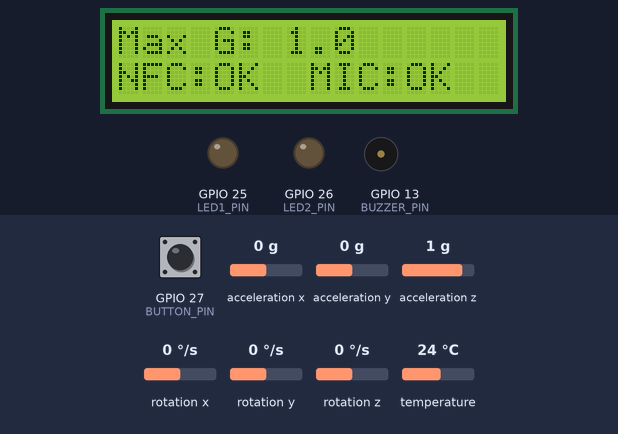
A sketch run on a simulated ESP32. Parts: 16×2 character LCD, output pins drawn as LEDs (lit = HIGH), buzzer (waves = sounding, pin HIGH). The inputs (shaded band) are chosen by the test bench; at power-on: GPIO 27 (BUTTON_PIN) HIGH, acceleration x 0 g, acceleration y 0 g, acceleration z 1 g, rotation x 0 °/s, rotation y 0 °/s, rotation z 0 °/s, temperature 24 °C. I2S audio is not simulated (input reads silence); pins used as bus, display or sensor lines are not drawn.

Above: at 1.2 s.
1.3 s: GPIO 27 (BUTTON_PIN) pulled LOW for 0.15 s
At 1.7 s:
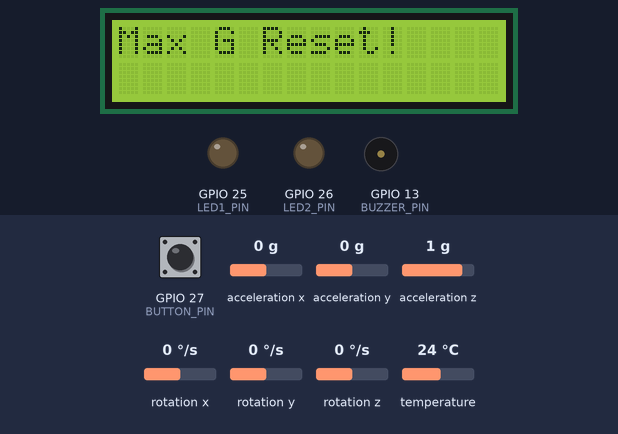
3.3 s: acceleration x set to -1.4 g
At 4.5 s:
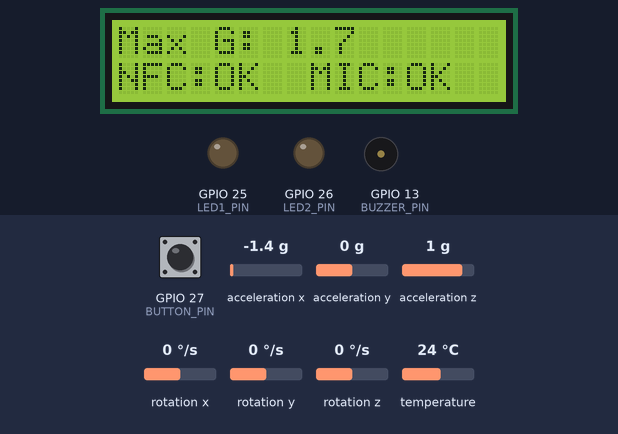
4.8 s: acceleration y set to -1.4 g
At 6.0 s:
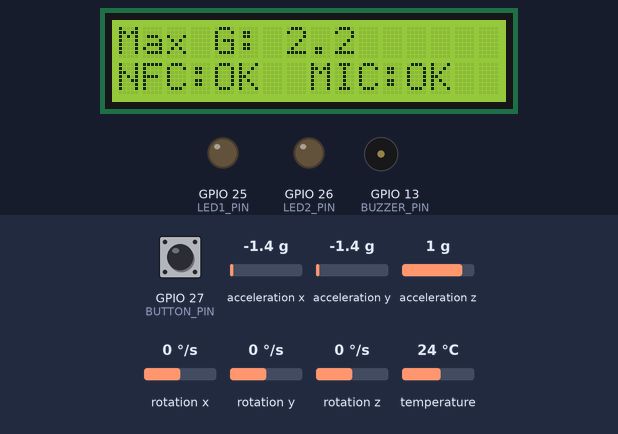
6.3 s: acceleration z set to -1.4 g
At 7.4 s:
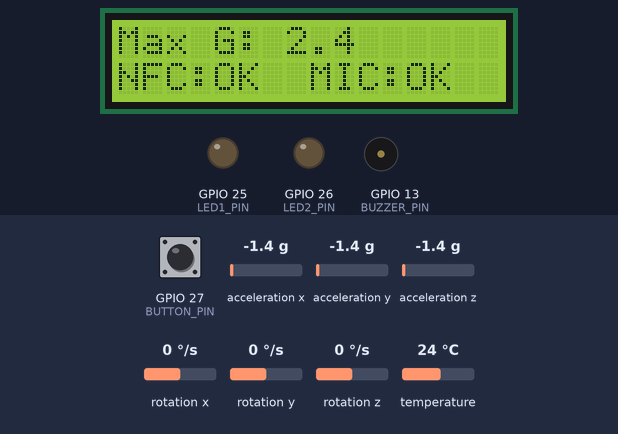
7.8 s: GPIO 27 (BUTTON_PIN) pulled LOW for 3.2 s
At 8.9 s:
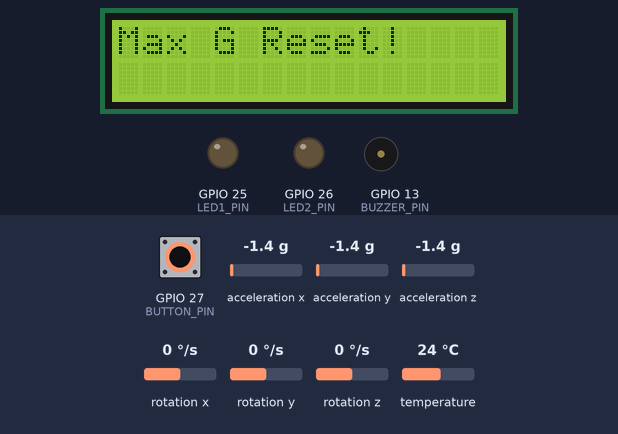
12.6 s: GPIO 27 (BUTTON_PIN) driven LOW
Timing chart, 0 to 15.6 s (numbered marks = the images above; inputs shaded):
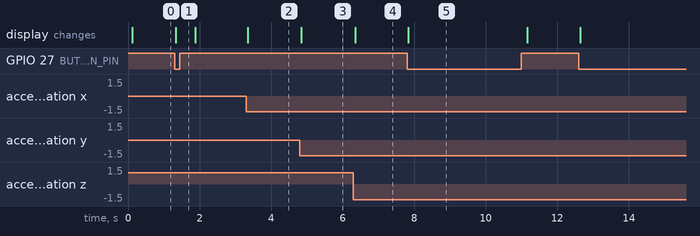

Measured:
- after the input at 1.3 s, the display: changes at once (image 1)
- after the input at 3.3 s, the display: changes at once (image 2)
- after the input at 4.8 s, the display: changes after 0.05 s (image 3)
- after the input at 6.3 s, the display: changes after 0.05 s (image 4)
- after the input at 7.8 s, the display: changes at once (image 5)

The sketch:

shake_tet.ino
```cpp
#include <Wire.h>
#include <Adafruit_MPU6050.h>
#include <Adafruit_Sensor.h>
#include <LiquidCrystal_I2C.h>
#include <Adafruit_PN532.h>
#include <driver/i2s.h>

// ==========================================
// PIN DEFINITIONS (UPDATE THESE FOR CATCHNOTE)
// ==========================================
#define BUTTON_PIN 27
#define LED1_PIN 25
#define LED2_PIN 26
#define BUZZER_PIN 13

// I2S Microphone Pins (INMP441)
#define I2S_WS 16
#define I2S_SD 4
#define I2S_SCK 17

#define EN_POWER 33

// ==========================================
// OBJECT INSTANTIATION
// ==========================================
Adafruit_MPU6050 mpu;
LiquidCrystal_I2C lcd(0x27, 16, 2); // Check your LCD address (0x27 or 0x3F)
Adafruit_PN532 nfc(-1, -1, &Wire);

// Variables
float maxGForce = 0.0;
const float SHAKE_THRESHOLD = 3.5; // G-force required to trigger the alarm
bool isShaking = false;

void setup() {
  Serial.begin(115200);

  // Initialize basic I/O
  pinMode(BUTTON_PIN, INPUT_PULLUP);
  pinMode(LED1_PIN, OUTPUT);
  pinMode(LED2_PIN, OUTPUT);
  pinMode(BUZZER_PIN, OUTPUT);
  pinMode(EN_POWER, OUTPUT);
  digitalWrite(EN_POWER, HIGH);

  // Initialize LCD
  lcd.init();
  lcd.backlight();
  lcd.setCursor(0, 0);
  lcd.print("System Booting..");

  // Initialize MPU6050
  if (!mpu.begin()) {
    lcd.clear();
    lcd.print("MPU6050 ERR!");
    while (1) { yield(); } // Halt if failed
  }
  mpu.setAccelerometerRange(MPU6050_RANGE_16_G); // Max range for violent shaking

  // Initialize PN532
  nfc.begin();
  uint32_t versiondata = nfc.getFirmwareVersion();
  if (!versiondata) {
    lcd.clear();
    lcd.print("PN532 ERR!");
    while (1) { yield(); }
  }

  // Initialize INMP441 (I2S)
  i2s_config_t i2s_config = {
    .mode = (i2s_mode_t)(I2S_MODE_MASTER | I2S_MODE_RX),
    .sample_rate = 16000,
    .bits_per_sample = I2S_BITS_PER_SAMPLE_32BIT,
    .channel_format = I2S_CHANNEL_FMT_ONLY_LEFT,
    .communication_format = i2s_comm_format_t(I2S_COMM_FORMAT_I2S | I2S_COMM_FORMAT_I2S_MSB),
    .intr_alloc_flags = ESP_INTR_FLAG_LEVEL1,
    .dma_buf_count = 4,
    .dma_buf_len = 1024,
    .use_apll = false,
    .tx_desc_auto_clear = false,
    .fixed_mclk = 0
  };
  i2s_pin_config_t pin_config = {
    .bck_io_num = I2S_SCK,
    .ws_io_num = I2S_WS,
    .data_out_num = I2S_PIN_NO_CHANGE,
    .data_in_num = I2S_SD
  };
  i2s_driver_install(I2S_NUM_0, &i2s_config, 0, NULL);
  i2s_set_pin(I2S_NUM_0, &pin_config);

  lcd.clear();
}

void loop() {
  // 1. Read MPU6050
  sensors_event_t a, g, temp;
  mpu.getEvent(&a, &g, &temp);

  // 2. Calculate Total Vector Magnitude (in Gs)
  float totalAccel = sqrt(pow(a.acceleration.x, 2) +
                          pow(a.acceleration.y, 2) +
                          pow(a.acceleration.z, 2));
  float currentG = totalAccel / 9.81;

  // Track the absolute maximum G-force seen
  if (currentG > maxGForce) {
    maxGForce = currentG;
  }

  // 3. Trigger Alarms on Violent Shake
  if (currentG > SHAKE_THRESHOLD) {
    digitalWrite(LED1_PIN, HIGH);
    digitalWrite(LED2_PIN, LOW);
    digitalWrite(BUZZER_PIN, HIGH);
    delay(50); // Frenetic blinking
    digitalWrite(LED1_PIN, LOW);
    digitalWrite(LED2_PIN, HIGH);
    digitalWrite(BUZZER_PIN, LOW);
  } else {
    digitalWrite(LED1_PIN, LOW);
    digitalWrite(LED2_PIN, LOW);
    digitalWrite(BUZZER_PIN, LOW);
  }

  // 4. Check INMP441 (Microphone) Integrity
  size_t bytesIn = 0;
  int32_t micData[32];
  esp_err_t micStatus = i2s_read(I2S_NUM_0, &micData, sizeof(micData), &bytesIn, portMAX_DELAY);

  // 5. Check PN532 (RFID) Integrity
  // A quick non-blocking check to ensure the I2C/SPI bus to the RFID hasn't locked up
  uint32_t rfidStatus = nfc.getFirmwareVersion();

  // 6. Update LCD Dashboard
  lcd.setCursor(0, 0);
  lcd.print("Max G: ");
  lcd.print(maxGForce, 1);
  lcd.print("    "); // Clear trailing characters

  lcd.setCursor(0, 1);
  if (!rfidStatus) {
    lcd.print("NFC:ERR ");
  } else {
    lcd.print("NFC:OK  ");
  }

  if (micStatus != ESP_OK || bytesIn == 0) {
    lcd.print("MIC:ERR ");
  } else {
    lcd.print("MIC:OK  ");
  }

  // 7. Check Reset Button
  if (digitalRead(BUTTON_PIN) == LOW) {
    maxGForce = 0.0;
    lcd.clear();
    lcd.setCursor(0,0);
    lcd.print("Max G Reset!");
    delay(500); // Debounce
  }

  delay(10); // Small delay for stability
}
```
